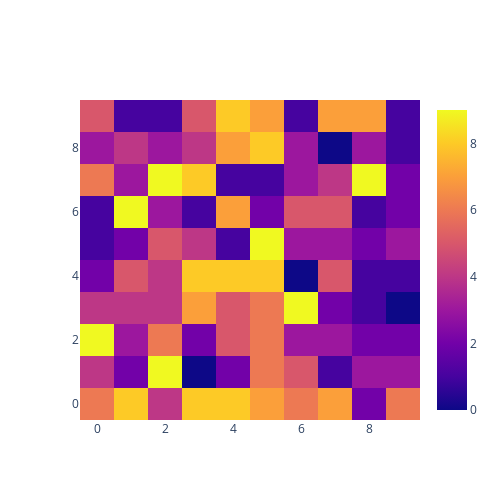

This figure's notebook cell:
### Code cell
import plotly.graph_objects as go

fig = go.Figure(data=go.Heatmap(
                   z=z,
                   x=x,
                   y=y,
                   hoverongaps = True), layout_height=500, layout_width=500)
fig.show()

### Figure 1 — Plotly figure (JSON) as saved in the notebook; plotly's stock layout.template omitted (floating-point values rounded to 4 significant figures)
{"data": [{"hoverongaps": true, "type": "heatmap", "x": [0, 1, 2, 3, 4, 5, 6, 7, 8, 9], "y": [0, 1, 2, 3, 4, 5, 6, 7, 8, 9], "z": [[6, 8, 4, 8, 8, 7, 6, 7, 2, 6], [4, 2, 9, 0, 2, 6, 5, 1, 3, 3], [9, 3, 6, 2, 5, 6, 3, 3, 2, 2], [4, 4, 4, 7, 5, 6, 9, 2, 1, 0], [2, 5, 4, 8, 8, 8, 0, 5, 1, 1], [1, 2, 5, 4, 1, 9, 3, 3, 2, 3], [1, 9, 3, 1, 7, 2, 5, 5, 1, 2], [6, 3, 9, 8, 1, 1, 3, 4, 9, 2], [3, 4, 3, 4, 7, 8, 3, 0, 3, 1], [5, 1, 1, 5, 8, 7, 1, 7, 7, 1]]}], "layout": {"height": 500, "width": 500, "xaxis": {"autorange": true, "range": [-0.5, 9.5], "type": "linear"}, "yaxis": {"autorange": true, "range": [-0.5, 9.5], "type": "linear"}}}
